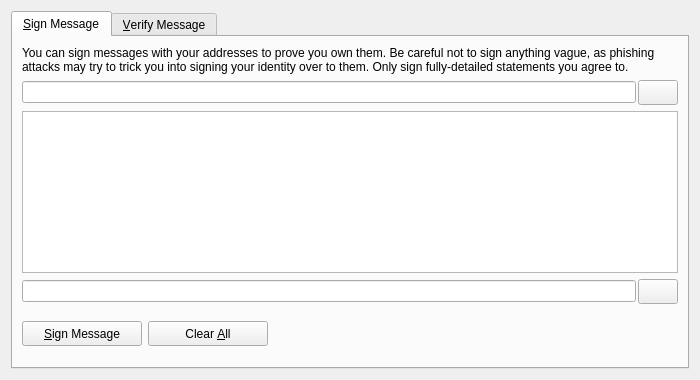
<?xml version="1.0" encoding="UTF-8"?>
<ui version="4.0">
 <class>SignVerifyMessageDialog</class>
 <widget class="QDialog" name="SignVerifyMessageDialog">
  <property name="geometry">
   <rect>
    <x>0</x>
    <y>0</y>
    <width>700</width>
    <height>380</height>
   </rect>
  </property>
  <property name="windowTitle">
   <string>Signatures - Sign / Verify a Message</string>
  </property>
  <property name="modal">
   <bool>true</bool>
  </property>
  <layout class="QVBoxLayout" name="verticalLayout">
   <item>
    <widget class="QTabWidget" name="tabWidget">
     <property name="currentIndex">
      <number>0</number>
     </property>
     <widget class="QWidget" name="tabSignMessage">
      <attribute name="title">
       <string>&amp;Sign Message</string>
      </attribute>
      <layout class="QVBoxLayout" name="verticalLayout_SM">
       <item>
        <widget class="QLabel" name="infoLabel_SM">
         <property name="text">
          <string>You can sign messages with your addresses to prove you own them. Be careful not to sign anything vague, as phishing attacks may try to trick you into signing your identity over to them. Only sign fully-detailed statements you agree to.</string>
         </property>
         <property name="textFormat">
          <enum>Qt::PlainText</enum>
         </property>
         <property name="wordWrap">
          <bool>true</bool>
         </property>
        </widget>
       </item>
       <item>
        <layout class="QHBoxLayout" name="horizontalLayout_1_SM">
         <property name="spacing">
          <number>2</number>
         </property>
         <item>
          <widget class="QValidatedLineEdit" name="addressIn_SM">
           <property name="toolTip">
            <string>The address to sign the message with (e.g. VTHZfUg11wEJmSgBLUcmCKGYekuqFcGHQq)</string>
           </property>
           <property name="maxLength">
            <number>34</number>
           </property>
          </widget>
         </item>
         <item>
          <widget class="QPushButton" name="addressBookButton_SM">
           <property name="minimumSize">
            <size>
             <width>25</width>
             <height>25</height>
            </size>
           </property>
           <property name="toolTip">
            <string>Choose an address from the address book</string>
           </property>
           <property name="text">
            <string/>
           </property>
           <property name="icon">
            <iconset resource="../bitcoin.qrc">
             <normaloff>:/icons/address-book</normaloff>:/icons/address-book</iconset>
           </property>
           <property name="iconSize">
            <size>
             <width>18</width>
             <height>18</height>
            </size>
           </property>
           <property name="shortcut">
            <string>Alt+A</string>
           </property>
           <property name="autoDefault">
            <bool>false</bool>
           </property>
          </widget>
         </item>
        </layout>
       </item>
       <item>
        <widget class="QPlainTextEdit" name="messageIn_SM">
         <property name="toolTip">
          <string>Enter the message you want to sign here</string>
         </property>
        </widget>
       </item>
       <item>
        <layout class="QHBoxLayout" name="horizontalLayout_2_SM">
         <property name="spacing">
          <number>2</number>
         </property>
         <item>
          <widget class="QLineEdit" name="signatureOut_SM">
           <property name="readOnly">
            <bool>true</bool>
           </property>
          </widget>
         </item>
         <item>
          <widget class="QPushButton" name="copySignatureButton_SM">
           <property name="minimumSize">
            <size>
             <width>25</width>
             <height>25</height>
            </size>
           </property>
           <property name="toolTip">
            <string>Copy the current signature to the system clipboard</string>
           </property>
           <property name="text">
            <string/>
           </property>
           <property name="icon">
            <iconset resource="../bitcoin.qrc">
             <normaloff>:/icons/editcopy</normaloff>:/icons/editcopy</iconset>
           </property>
           <property name="iconSize">
            <size>
             <width>12</width>
             <height>12</height>
            </size>
           </property>
           <property name="autoDefault">
            <bool>false</bool>
           </property>
          </widget>
         </item>
        </layout>
       </item>
       <item>
        <layout class="QHBoxLayout" name="horizontalLayout_3_SM">
         <item>
          <widget class="QPushButton" name="signMessageButton_SM">
           <property name="minimumSize">
            <size>
             <width>120</width>
             <height>25</height>
            </size>
           </property>
           <property name="toolTip">
            <string>Sign the message to prove you own this Verium address</string>
           </property>
           <property name="text">
            <string>&amp;Sign Message</string>
           </property>
           <property name="icon">
            <iconset resource="../bitcoin.qrc">
             <normaloff>:/icons/editButton</normaloff>:/icons/editButton</iconset>
           </property>
           <property name="iconSize">
            <size>
             <width>12</width>
             <height>12</height>
            </size>
           </property>
           <property name="autoDefault">
            <bool>false</bool>
           </property>
          </widget>
         </item>
         <item>
          <widget class="QPushButton" name="clearButton_SM">
           <property name="minimumSize">
            <size>
             <width>120</width>
             <height>25</height>
            </size>
           </property>
           <property name="toolTip">
            <string>Reset all sign message fields</string>
           </property>
           <property name="text">
            <string>Clear &amp;All</string>
           </property>
           <property name="icon">
            <iconset resource="../bitcoin.qrc">
             <normaloff>:/icons/remove</normaloff>:/icons/remove</iconset>
           </property>
           <property name="iconSize">
            <size>
             <width>12</width>
             <height>12</height>
            </size>
           </property>
           <property name="autoDefault">
            <bool>false</bool>
           </property>
          </widget>
         </item>
         <item>
          <spacer name="horizontalSpacer_1_SM">
           <property name="orientation">
            <enum>Qt::Horizontal</enum>
           </property>
           <property name="sizeHint" stdset="0">
            <size>
             <width>40</width>
             <height>48</height>
            </size>
           </property>
          </spacer>
         </item>
         <item>
          <widget class="QLabel" name="statusLabel_SM">
           <property name="text">
            <string/>
           </property>
           <property name="wordWrap">
            <bool>true</bool>
           </property>
          </widget>
         </item>
         <item>
          <spacer name="horizontalSpacer_2_SM">
           <property name="orientation">
            <enum>Qt::Horizontal</enum>
           </property>
           <property name="sizeHint" stdset="0">
            <size>
             <width>40</width>
             <height>48</height>
            </size>
           </property>
          </spacer>
         </item>
        </layout>
       </item>
      </layout>
     </widget>
     <widget class="QWidget" name="tabVerifyMessage">
      <attribute name="title">
       <string>&amp;Verify Message</string>
      </attribute>
      <layout class="QVBoxLayout" name="verticalLayout_VM">
       <item>
        <widget class="QLabel" name="infoLabel_VM">
         <property name="text">
          <string>Enter the signing address, message (ensure you copy line breaks, spaces, tabs, etc. exactly) and signature below to verify the message. Be careful not to read more into the signature than what is in the signed message itself, to avoid being tricked by a man-in-the-middle attack.</string>
         </property>
         <property name="textFormat">
          <enum>Qt::PlainText</enum>
         </property>
         <property name="alignment">
          <set>Qt::AlignLeading|Qt::AlignLeft|Qt::AlignTop</set>
         </property>
         <property name="wordWrap">
          <bool>true</bool>
         </property>
        </widget>
       </item>
       <item>
        <layout class="QHBoxLayout" name="horizontalLayout_1_VM">
         <property name="spacing">
          <number>2</number>
         </property>
         <item>
          <widget class="QValidatedLineEdit" name="addressIn_VM">
           <property name="toolTip">
            <string>The address the message was signed with (e.g. VTHZfUg11wEJmSgBLUcmCKGYekuqFcGHQq)</string>
           </property>
           <property name="maxLength">
            <number>34</number>
           </property>
          </widget>
         </item>
         <item>
          <widget class="QPushButton" name="addressBookButton_VM">
           <property name="minimumSize">
            <size>
             <width>25</width>
             <height>25</height>
            </size>
           </property>
           <property name="toolTip">
            <string>Choose an address from the address book</string>
           </property>
           <property name="text">
            <string/>
           </property>
           <property name="icon">
            <iconset resource="../bitcoin.qrc">
             <normaloff>:/icons/address-book</normaloff>:/icons/address-book</iconset>
           </property>
           <property name="shortcut">
            <string>Alt+A</string>
           </property>
           <property name="autoDefault">
            <bool>false</bool>
           </property>
          </widget>
         </item>
        </layout>
       </item>
       <item>
        <widget class="QPlainTextEdit" name="messageIn_VM"/>
       </item>
       <item>
        <widget class="QValidatedLineEdit" name="signatureIn_VM"/>
       </item>
       <item>
        <layout class="QHBoxLayout" name="horizontalLayout_2_VM">
         <item>
          <widget class="QPushButton" name="verifyMessageButton_VM">
           <property name="minimumSize">
            <size>
             <width>125</width>
             <height>25</height>
            </size>
           </property>
           <property name="toolTip">
            <string>Verify the message to ensure it was signed with the specified Verium address</string>
           </property>
           <property name="layoutDirection">
            <enum>Qt::LeftToRight</enum>
           </property>
           <property name="text">
            <string>&amp;Verify Message</string>
           </property>
           <property name="icon">
            <iconset resource="../bitcoin.qrc">
             <normaloff>:/icons/verifyButton</normaloff>:/icons/verifyButton</iconset>
           </property>
           <property name="iconSize">
            <size>
             <width>12</width>
             <height>12</height>
            </size>
           </property>
           <property name="autoDefault">
            <bool>false</bool>
           </property>
          </widget>
         </item>
         <item>
          <widget class="QPushButton" name="clearButton_VM">
           <property name="minimumSize">
            <size>
             <width>125</width>
             <height>25</height>
            </size>
           </property>
           <property name="toolTip">
            <string>Reset all verify message fields</string>
           </property>
           <property name="text">
            <string>Clear &amp;All</string>
           </property>
           <property name="icon">
            <iconset resource="../bitcoin.qrc">
             <normaloff>:/icons/remove</normaloff>:/icons/remove</iconset>
           </property>
           <property name="iconSize">
            <size>
             <width>12</width>
             <height>12</height>
            </size>
           </property>
           <property name="autoDefault">
            <bool>false</bool>
           </property>
          </widget>
         </item>
         <item>
          <spacer name="horizontalSpacer_1_VM">
           <property name="orientation">
            <enum>Qt::Horizontal</enum>
           </property>
           <property name="sizeHint" stdset="0">
            <size>
             <width>40</width>
             <height>48</height>
            </size>
           </property>
          </spacer>
         </item>
         <item>
          <widget class="QLabel" name="statusLabel_VM">
           <property name="text">
            <string/>
           </property>
           <property name="wordWrap">
            <bool>true</bool>
           </property>
          </widget>
         </item>
         <item>
          <spacer name="horizontalSpacer_2_VM">
           <property name="orientation">
            <enum>Qt::Horizontal</enum>
           </property>
           <property name="sizeHint" stdset="0">
            <size>
             <width>40</width>
             <height>48</height>
            </size>
           </property>
          </spacer>
         </item>
        </layout>
       </item>
      </layout>
     </widget>
    </widget>
   </item>
  </layout>
 </widget>
 <customwidgets>
  <customwidget>
   <class>QValidatedLineEdit</class>
   <extends>QLineEdit</extends>
   <header>qvalidatedlineedit.h</header>
  </customwidget>
 </customwidgets>
 <resources>
  <include location="../bitcoin.qrc"/>
 </resources>
 <connections/>
</ui>
